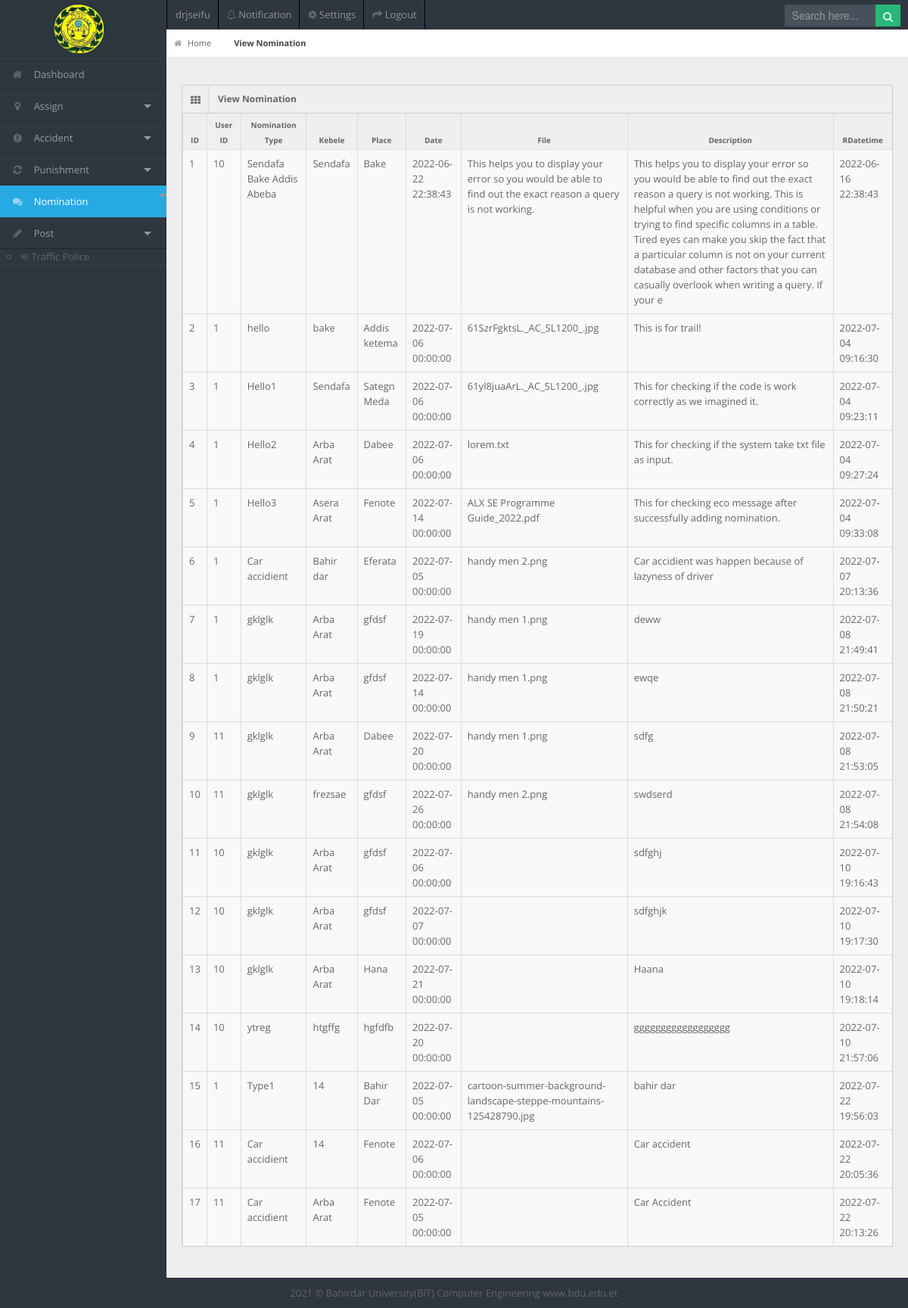
The app's page /TPO_v_nomination.php (signed in) with its own data.
### tables this page shows
CREATE TABLE IF NOT EXISTS `nomination` (
  `id` int(15) NOT NULL AUTO_INCREMENT,
  `user_id` int(15) NOT NULL,
  `ntype` varchar(100) NOT NULL,
  `kebele` varchar(50) NOT NULL,
  `village` varchar(100) NOT NULL,
  `ndatetime` datetime NOT NULL,
  `file` varchar(1000) DEFAULT NULL,
  `description` varchar(2000) DEFAULT NULL,
  `datetime` datetime NOT NULL DEFAULT CURRENT_TIMESTAMP,
  PRIMARY KEY (`id`),
  KEY `nomination_users` (`user_id`)
);

### TPO_v_nomination.php (the view, shortened to what this page needs)
<?php
  if($_SESSION['uname']){
  $user_id=$_SESSION['user_id'] ;
  }
  else{
    header("location: login.php");
  }
include 'Connection.php';
  ?>
<!DOCTYPE html>
<html lang="en">
<head>
<link rel="stylesheet" href="css/bootstrap.min.css" />
<link rel="stylesheet" href="css/bootstrap-responsive.min.css" />
<link rel="stylesheet" href="css/fullcalendar.css" />
<link rel="stylesheet" href="css/matrix-style.css" />
<link rel="stylesheet" href="css/matrix-media.css" />
<link href="font-awesome/css/font-awesome.css" rel="stylesheet" />
<link rel="stylesheet" href="css/jquery.gritter.css" />
</head>
<body>
<div id="header">
  <img src="img/logo.JPG">
</div>
<div id="user-nav" class="navbar navbar-inverse">
  <ul class="nav">
    <li  class="" ><a title="" href="TPO_profile.php"><span class="profile"><?php  echo $_SESSION['uname']; ?></span></a>
    </li>
    <li class=""><a href="TPO_notification.php"><i class="icon icon-bell"></i> <span class="text">Notification</span></a>
    </li>
    <li class=""><a title="" href="TPO_setting.php"><i class="icon icon-cog"></i> <span class="text">Settings</span></a></li>
    <li class=""><a title="" href="logout.php"><i class="icon icon-share-alt"></i> <span class="text">Logout</span></a></li>
  </ul>
</div>
<div id="search">
  <input type="text" placeholder="Search here..."/>
  <button type="submit" class="tip-bottom" title="Search"><i class="icon-search icon-white"></i></button>
</div>
<div id="sidebar"><a href="TPO_index.php" class="visible-phone"><i class="icon icon-home"></i> Dashboard</a>
  <ul>
    <li><a href="TPO_index.php"><i class="icon icon-home"></i> <span>Dashboard</span></a> </li>
    <li class="dropdown"> <a href="#" data-toggle="dropdown" class="dropdown-toggle"><i class="icon icon-map-marker"></i> <span>Assign<b class="caret"></b></span></a>
    </li>
    <li class="dropdown"> <a href="#" data-toggle="dropdown" class="dropdown-toggle"><i class="icon icon-exclamation-sign"></i> <span>Accident<b class="caret"></b></span> </a>
    </li>
    <li class="dropdown"> <a href="#" data-toggle="dropdown" class="dropdown-toggle"><i class="icon icon-refresh"></i> <span>Punishment<b class="caret"></b></span></a>
    </li>
    <li class="active" class="dropdown"> <a href="#" data-toggle="dropdown" class="dropdown-toggle"><i class="icon icon-comments"></i> <span>Nomination<b class="caret"></b></span> </a>
    </li>
    <li class="dropdown"> <a href="#" data-toggle="dropdown" class="dropdown-toggle"><i class="icon icon-pencil"></i> <span>Post<b class="caret"></b></span></a>
    </li>
      <?php
      $query = "SELECT role_id FROM auth_role where user_id='$user_id'";
      $result = mysqli_query($db, $query);
      echo '<ul>';
        while($row = mysqli_fetch_array($result)){
        $r_id=$row['role_id'];
        if ($r_id==1)
        {
      echo '<li><a href="DP_index.php"><i class="icon-signin"></i>Detective Police</a></li>';
        }
        else if ($r_id==4)
        {
      echo '<li><a href="TP_index.php"><i class="icon-signin"></i>Traffic Police</a></li>';
        }
        }
      echo '</ul>';
     ?>
  </ul>
</div>
<div id="content">
  <div id="content-header">
    <div id="breadcrumb"> <a href="TPO_index.php" title="Go to Home" class="tip-bottom"><i class="icon-home"></i> Home</a><a href="TPO_v_nomination.php" class="current" >View Nomination</a></div>
  </div>
  <div class="container-fluid">
    <div class="row-fluid">
      <div class="span12" >
        <div class="widget-box">
          <div class="widget-title"> <span class="icon"><i class="icon-th"></i></span>
            <h5>View Nomination</h5>
          </div>
          <div class="widget-content nopadding">
            <table class="table table-bordered data-table">
              <thead>
                <tr>
                  <th>ID</th>
                  <th>User ID</th>
                  <th>Nomination Type</th>
                  <th>Kebele</th>
                  <th>Place</th>
                  <th>Date</th>
                  <th>File</th>
                  <th>Description</th>
                  <th>RDatetime</th>
                </tr>
              </thead>
              <tbody>
                <tr class="gradeX">
              <?php
              $query = "SELECT * FROM nomination ORDER BY id ASC";
              $result = mysqli_query($db, $query);
              while($row = mysqli_fetch_array($result))
              {
              ?>
                  <td><?php echo $row['id'] ?></td>
                  <td><?php echo $row['user_id'] ?></td>
                  <td><?php echo $row['ntype'] ?></td>
                  <td><?php echo $row['kebele'] ?></td>
                  <td><?php echo $row['village'] ?></td>
                  <td><?php echo $row['ndatetime'] ?></td>
                  <td><?php echo $row['file'] ?></td>
                  <td><?php echo $row['description'] ?></td>
                  <td><?php echo $row['datetime'] ?></td>
                </tr>
              <?php } ?>
              </tbody>
            </table>
          </div>
        </div>
      </div>
    </div>
  </div>
</div>
<div class="row-fluid">
  <div id="footer" class="span12"> 2021 &copy; Bahirdar University(BiT) Computer Engineering <a href="http://www.bdu.edu.et">www.bdu.edu.et</a> </div>
</div>
</body>
</html>

### css/matrix-style.css (style rules this page uses)
* { outline:none !important; -moz-outline: none !important; }
html, body { height:100% }
body { overflow-x: hidden; margin-top: -10px; font-family: 'Open Sans', sans-serif; font-size:13px; color:#666; }
a { color:#666; }
select, textarea, input[type="text"], input[type="password"], input[type="datetime"], input[type="datetime-local"], input[type="date"], input[type="month"], input[type="time"], input[type="week"], input[type="number"], input[type="email"], input[type="url"], input[type="search"], input[type="tel"], input[type="color"], .uneditable-input, .label, .dropdown-menu, .btn, .well, .progress, .table-bordered, .btn-group > .btn:first-child, .btn-group > .btn:last-child, .btn-group > .btn:last-child, .btn-group > .dropdown-toggle, .alert { border-radius:0px; }
.btn, textarea, input[type="text"], input[type="password"], input[type="datetime"], input[type="datetime-local"], input[type="date"], input[type="month"], input[type="time"], input[type="week"], input[type="number"], input[type="email"], input[type="url"], input[type="search"], input[type="tel"], input[type="color"], .uneditable-input { box-shadow:none; }
#footer { padding:10px; text-align:center; }
#header { height: 77px; position: relative; width: 20%; z-index: -9; }
#search { position: absolute; z-index: 25; top: 6px; right:10px; }
#search input[type=text] { padding: 4px 10px 5px; border: 0; width: 100px; }
#search button { border: 0; margin-left:-3px; margin-top: -11px; padding: 5px 10px 4px; }
#search button i { opacity: 0.8; color:#fff; }
#user-nav { position: absolute; left: 220px; top:0px; z-index: 20; margin: 0; }
#user-nav > ul { margin: 0; padding: 0; list-style: none; border-right: 1px solid #2e363f;border-left: 1px solid #000; }
#user-nav > ul > li { float: left; list-style-type: none; margin: 0; position: relative; padding: 0; border-left: 1px solid #2e363f; border-right: 1px solid #000; }
#user-nav > ul > li > a { padding:9px 10px; display: block; font-size: 13px; }
#user-nav > ul > li > a > i, #sidebar li a i { opacity: .5; margin-top: 2px; }
#sidebar { display: block; float: left; position: relative; width: 220px; z-index: 16; }
#sidebar > ul { list-style: none; margin: 0px 0 0; padding: 0; position: absolute; width: 220px; }
#sidebar > ul > li { display: block; position: relative; }
#sidebar > ul > li > a { padding: 10px 0 10px 15px; display: block; color: #939da8; }
#sidebar > ul > li > a > i { margin-right: 10px; }
#sidebar > ul > li.active > a { background: url("../img/menu-active.png") no-repeat scroll right center transparent !important; text-decoration:none; }
#content { background: none repeat scroll 0 0 #eeeeee; margin-left: 220px; margin-right: 0; padding-bottom: 25px; position: relative; min-height:100%; width: auto; }
#content-header { position: abslute; width: 100%; margin-top: -38px; z-index: 20; }
.container-fluid .row-fluid:first-child { margin-top: 20px; }
#breadcrumb { background-color: #fff; border-bottom: 1px solid #e3ebed; }
#breadcrumb a { padding: 8px 20px 8px 10px; display: inline-block; background-image: url('../img/breadcrumb.png'); background-position: center right; background-repeat: no-repeat; font-size: 11px; color: #666666; }
#breadcrumb a:last-child { background-image:none; }
#breadcrumb a.current { font-weight: bold; color: #444444; }
#breadcrumb a i { margin-right: 5px; opacity: .6; }
.stat-boxes .peity_bar_good, .stat-boxes .peity_line_good, { color: #459D1C; }
.widget-box { background: none repeat scroll 0 0 #F9F9F9; border-left: 1px solid #CDCDCD; border-top: 1px solid #CDCDCD; border-right: 1px solid #CDCDCD; clear: both; margin-top: 16px; margin-bottom: 16px; position: relative; }
.widget-title, .modal-header, .table th, div.dataTables_wrapper .ui-widget-header { background:#efefef; border-bottom: 1px solid #CDCDCD; height: 36px; }
.widget-title span.icon { padding: 9px 10px 7px 11px; float: left; border-right:1px solid #dadada; }
.widget-title h5 { color: #666; float: left; font-size: 12px; font-weight: bold; padding: 12px; line-height: 12px; margin: 0; }
.widget-content { padding:15px; border-bottom: 1px solid #cdcdcd; }
.table th { height: auto; font-size: 10px; padding: 5px 10px 2px; border-bottom: 0; text-align: center; color: #666666; }
.nopadding { padding: 0 !important; }
.nopadding .table { margin-bottom: 0; }
.nopadding .table-bordered { border: 0; }

### records on screen
nomination: id "1", user "10", ntype "Sendafa Bake Addis Abeba", kebele "Sendafa", village "Bake", ndatetime "2022-06-22 22:38:43", file "This helps you to display your error so you would be able to find out the exact reason a query is not working.", description "This helps you to display your error so you would be able to find out the exact reason a query is not working. This is helpful when you are using conditions or trying to find specific columns in a table. Tired eyes can make you skip the fact that a particular column is not on your current database and other factors that you can casually overlook when writing a query. If your e", datetime "2022-06-16 22:38:43"
nomination: id "2", user "1", ntype "hello", kebele "bake", village "Addis ketema", ndatetime "2022-07-06 00:00:00", file "61SzrFgktsL._AC_SL1200_.jpg", description "This is for trail!", datetime "2022-07-04 09:16:30"
nomination: id "3", user "1", ntype "Hello1", kebele "Sendafa", village "Sategn Meda", ndatetime "2022-07-06 00:00:00", file "61yl8juaArL._AC_SL1200_.jpg", description "This for checking if the code is work correctly as we imagined it.", datetime "2022-07-04 09:23:11"
nomination: id "4", user "1", ntype "Hello2", kebele "Arba Arat", village "Dabee", ndatetime "2022-07-06 00:00:00", file "lorem.txt", description "This for checking if the system take txt file as input.", datetime "2022-07-04 09:27:24"
nomination: id "5", user "1", ntype "Hello3", kebele "Asera Arat", village "Fenote", ndatetime "2022-07-14 00:00:00", file "ALX SE Programme Guide_2022.pdf", description "This for checking eco message after successfully adding nomination.", datetime "2022-07-04 09:33:08"
nomination: id "6", user "1", ntype "Car accidient", kebele "Bahir dar", village "Eferata", ndatetime "2022-07-05 00:00:00", file "handy men 2.png", description "Car accidient was happen because of lazyness of driver", datetime "2022-07-07 20:13:36"
nomination: id "7", user "1", ntype "gklglk", kebele "Arba Arat", village "gfdsf", ndatetime "2022-07-19 00:00:00", file "handy men 1.png", description "deww", datetime "2022-07-08 21:49:41"
nomination: id "8", user "1", ntype "gklglk", kebele "Arba Arat", village "gfdsf", ndatetime "2022-07-14 00:00:00", file "handy men 1.png", description "ewqe", datetime "2022-07-08 21:50:21"
nomination: id "9", user "11", ntype "gklglk", kebele "Arba Arat", village "Dabee", ndatetime "2022-07-20 00:00:00", file "handy men 1.png", description "sdfg", datetime "2022-07-08 21:53:05"
nomination: id "10", user "11", ntype "gklglk", kebele "frezsae", village "gfdsf", ndatetime "2022-07-26 00:00:00", file "handy men 2.png", description "swdserd", datetime "2022-07-08 21:54:08"
nomination: id "11", user "10", ntype "gklglk", kebele "Arba Arat", village "gfdsf", ndatetime "2022-07-06 00:00:00", description "sdfghj", datetime "2022-07-10 19:16:43"
nomination: id "12", user "10", ntype "gklglk", kebele "Arba Arat", village "gfdsf", ndatetime "2022-07-07 00:00:00", description "sdfghjk", datetime "2022-07-10 19:17:30"
nomination: id "13", user "10", ntype "gklglk", kebele "Arba Arat", village "Hana", ndatetime "2022-07-21 00:00:00", description "Haana", datetime "2022-07-10 19:18:14"
nomination: id "14", user "10", ntype "ytreg", kebele "htgffg", village "hgfdfb", ndatetime "2022-07-20 00:00:00", description "gggggggggggggggggg", datetime "2022-07-10 21:57:06"
nomination: id "15", user "1", ntype "Type1", kebele "14", village "Bahir Dar", ndatetime "2022-07-05 00:00:00", file "cartoon-summer-background-landscape-steppe-mountains-125428790.jpg", description "bahir dar", datetime "2022-07-22 19:56:03"
nomination: id "16", user "11", ntype "Car accidient", kebele "14", village "Fenote", ndatetime "2022-07-06 00:00:00", description "Car accident", datetime "2022-07-22 20:05:36"
nomination: id "17", user "11", ntype "Car accidient", kebele "Arba Arat", village "Fenote", ndatetime "2022-07-05 00:00:00", description "Car Accident", datetime "2022-07-22 20:13:26"

### other values on screen
$_SESSION['uname'] "drjseifu"
